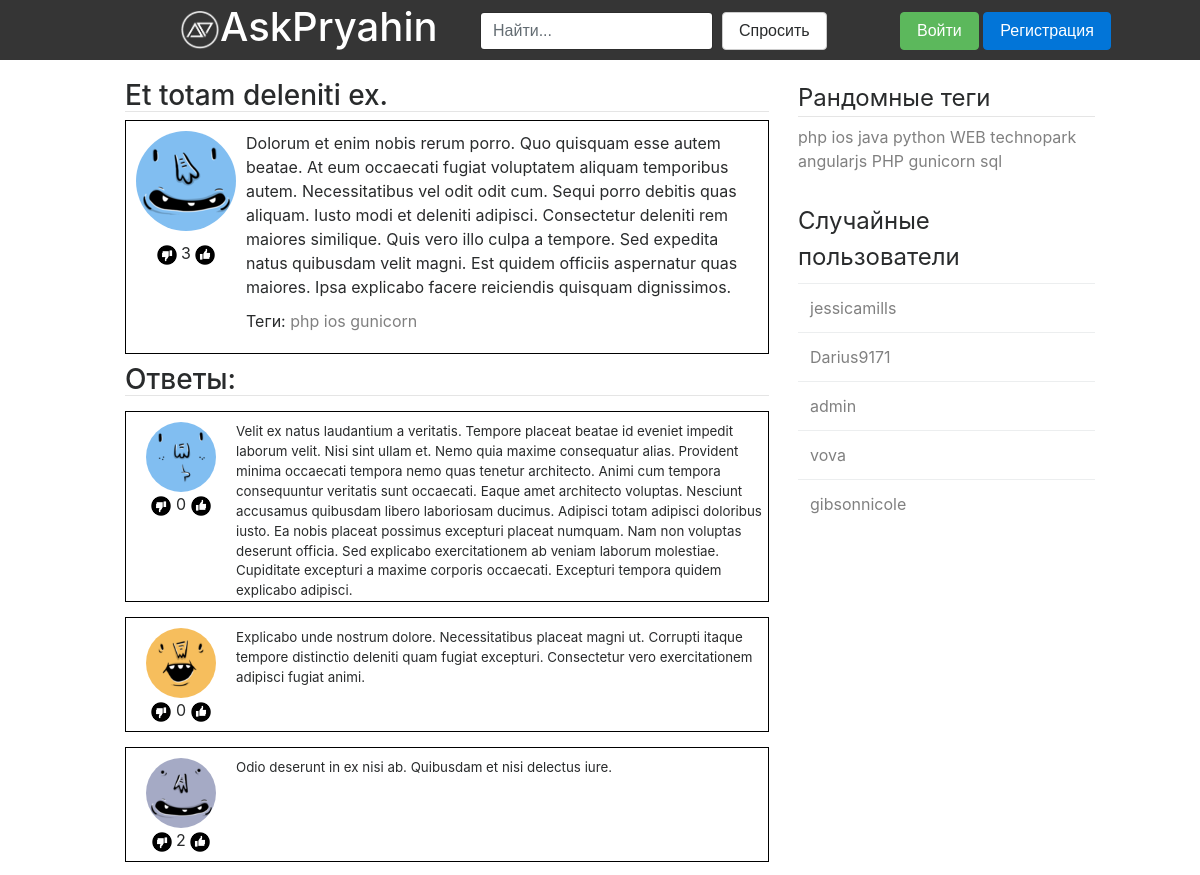
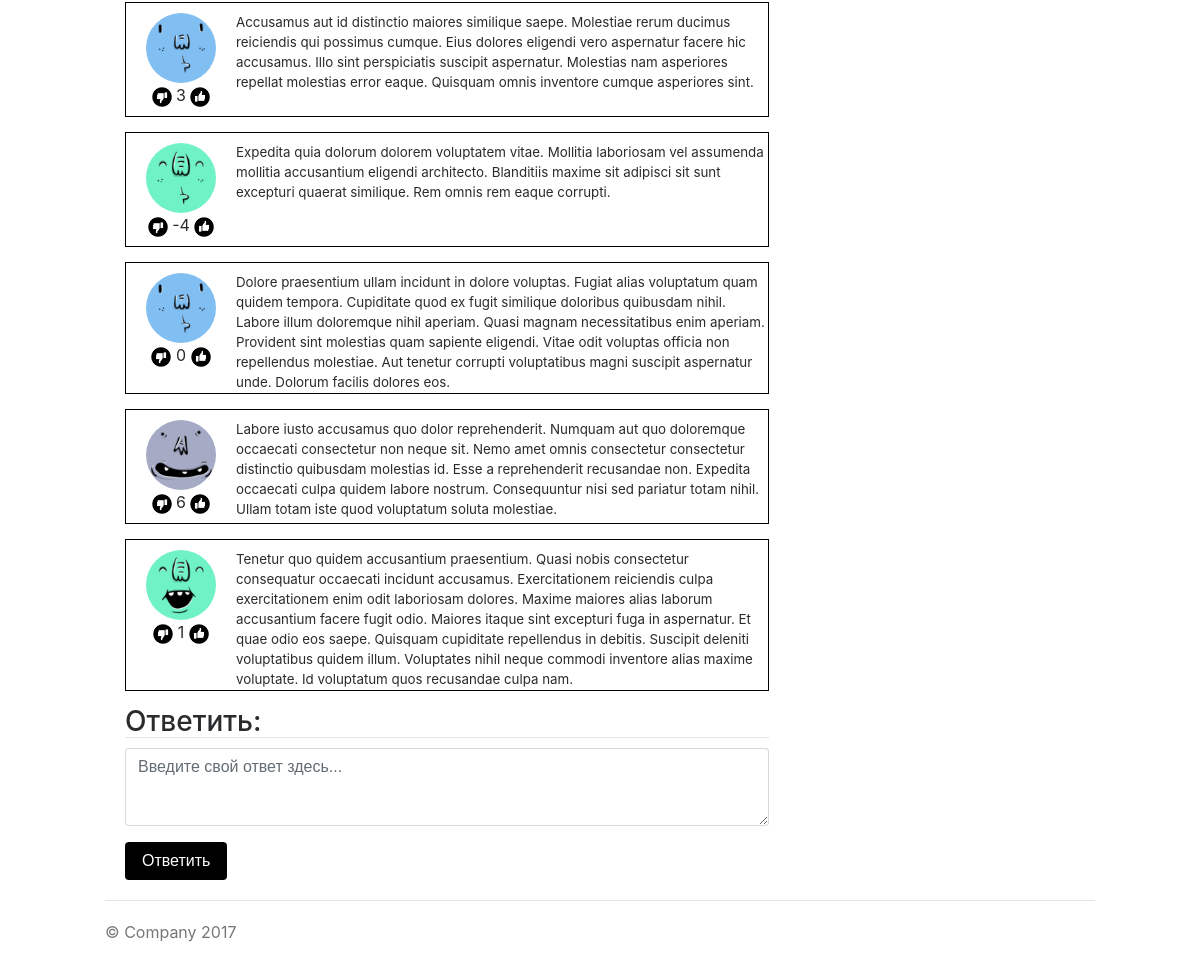
Screenshot of /question/1 with the database file from the repository (2 pictures, top to bottom).
### askapp/models.py (models this page shows, shortened)
class Question(models.Model):
    class Meta:
        verbose_name = u'Вопрос'
        verbose_name_plural = u'Вопросы'
    author =  models.ForeignKey(User, verbose_name=u'Пользователь')
    title = models.CharField(max_length = 100, verbose_name=u'Заголовок')
    text = models.TextField(verbose_name=u'Текст')
    rating = models.IntegerField(default = 0, verbose_name=u'Рейтинг')
    count_answers = models.IntegerField(default = 0, verbose_name=u'Количество ответов')
    tags = models.ManyToManyField(Tag, verbose_name=u'Тег')
    isVote = models.BooleanField(default = True, verbose_name=u'Голосование')
    date = models.DateTimeField(default = timezone.now, verbose_name=u'Дата создания')
    objects = QuestionManager()

class Profile(models.Model):
    class Meta:
        verbose_name=u'Профиль'
        verbose_name_plural=u'Профили'
    user = models.OneToOneField(User, verbose_name=u'Пользователь')
    avatar = models.ImageField(upload_to='avatars')
    objects = ProfileManager()

class Tag(models.Model):
    class Meta:
        verbose_name = u'Тег'
        verbose_name_plural = u'Теги'
    text = models.CharField(max_length=15, verbose_name='Tag')
    def __str__(self):
        return self.text

class Answer(models.Model):
    class Meta:
        verbose_name = u'Ответ'
        verbose_name_plural = u'Ответы'
    author = models.ForeignKey(User, verbose_name=u'Пользователь')
    question = models.ForeignKey(Question, verbose_name=u'Вопрос')
    text = models.TextField(verbose_name=u'Текст')
    rating = models.IntegerField(default = 0, verbose_name=u'Рейтинг')
    is_correct = models.BooleanField(default = False, verbose_name=u'Корректность')
    date = models.DateTimeField(default = timezone.now, verbose_name=u'Дата создания')

### askapp/views.py (the view)
# urls.py: url(r'^question/(?P<id>\d+)/?$', views.question, name='question'),
def question(request, id):
    question_ = get_object_or_404(Question, pk=id)
    answers = question_.answer_set.all()
    likes=getQuestionPageLikes(question_,answers,request.user)
    if request.method == "POST":
        form=AnswerForm(request.POST)
        if form.is_valid():
            a = form.save(question_, request.user)
            return HttpResponseRedirect('%s#comment%d' % (reverse('question', kwargs={'id': question_.id}), a.id))
    else:
        form=AnswerForm()
    return render(request, 'question.html', {'question': question_, 'answers': answers, 'tags': randomTags(Tag), 'users': randomUsers(User), 'form': form, 'likes': likes[0], 'dislikes': likes[1], 'islike': likes[2]})

### askapp/forms.py (shortened to what this page needs)
class AnswerForm(forms.Form):
    answer = forms.CharField(
        widget=forms.Textarea(attrs={'class': 'form-control', 'rows': '3', 'placeholder': 'Введите свой ответ здесь...'}),
        min_length=2,
        label=u'Текст',
        error_messages={'min_length': u'Ответ должен быть не менее %(limit_value)d символов', 'required': 'Введите ответ!'},
    )

### askapp/func.py (called while the page is built)
def randomTags(Tag):
    tags = []
    for i in range(Tag.objects.count()):
        tags.append(str(Tag.objects.get(id=i + 1)))
    np.random.shuffle(tags)
    return tags[:10]

def randomUsers(User):
    users = []
    for i in range(User.objects.count()):
        users.append(str(User.objects.get(id=i + 1)))
    np.random.shuffle(users)
    return users[:5]

def getQuestionPageLikes(question_, answers, User):
    likes = []
    dislikes = []
    for ans in answers:
        try:
            query = AnswerLike.objects.get(answer=ans, author=User)
        except:
            query = None
        if query is not None:
            if query.rating == 1:
                likes.append(ans.id)
            else:
                dislikes.append(ans.id)
    try:
        query = QuestionLike.objects.get(question=question_, author=User)
        if query.rating == 1:
            islike=1
        else:
            islike=-1
    except:
        islike=0;
    result = [likes, dislikes, islike]
    return result

### templates/question.html (shortened to what this page needs)
{% extends "base.html" %}
{% block content%}
{% load static %}
<h3 class="bot">{{ question.title }}</h3>
            <div class="question">
               <div class="page-question-avatar">
                  <a href="/user/{{question.author.username}}"><img src="{{ question.author.profile.avatar.url }}" class="rounded-circle question-avatar-img"></a>
               </div>
               <div class="page-question-like">
                  <a class="likebutton" value="-1" qid="{{ question.id }}" id="btndislike{{ question.id }}"><span class="page-like-img {% if islike == -1 %}is{% endif %}dislikebtn"/></a>
                  <span id="qRating{{ question.id }}">{{ question.rating }}</span>
                  <a class="likebutton" value="1" qid="{{ question.id }}" id="btnlike{{ question.id }}"><span class="page-like-img {% if islike == 1 %}is{% endif %}likebtn"></a>
               </div>
               <div class="page-question-preview">{{ question.text }}</div>
               <div class="page-question-tags">Теги:
               {% for tag in question.tags.all %}
                  <a href="{% url 'questions_by_tag' tag %}"> {{ tag }} </a>
               {% endfor %}
               </div>
            </div>
            {% if answers %}
               <h3 class="bot">Ответы:</h3>
            {% endif %}
            {% for answer in answers %}
            <div class="answer">
               <div class="answer-avatar">
                  <a href="/user/{{answer.author.username}}"><img src="{{ answer.author.profile.avatar.url }}" class="rounded-circle answer-avatar-img"></a>
               </div>
               <div class="answer-like">
                  <a class="anslikebutton" value="-1" aid="{{ answer.id }}" id="ansbtndislike{{ answer.id }}"><span class="like-img {% if answer.id in dislikes %}is{% endif %}dislikebtn"/></a>
                  <span id="aRating{{ answer.id }}">{{ answer.rating }}</span>
                  <a class="anslikebutton" value="1" aid="{{ answer.id }}" id="ansbtnlike{{ answer.id }}"><span class="like-img {% if answer.id in likes %}is{% endif %}likebtn"></a>
               </div>
               <div class="answer-preview">{{ answer.text }}</div>
            </div>
            {% endfor %}
            <h3 class="bot">Ответить:</h3>
            <form class="form-answer" method="POST">
            {% for input in form.visible_fields %}
               <div class="form-group {% if input.errors %} has-danger {% endif %}">
                  {{input}}
               </div>
            {% endfor %}
               <button type="submit" class="btn btn-black">Ответить</button>
            </form>
{% endblock %}

### templates/base.html (shortened to what this page needs)
{% load static %}
<!DOCTYPE html>
<html>
   <head>
      <link rel="stylesheet" type="text/css" href="{% static 'bootstrap-4.0.0-alpha.6-dist/css/bootstrap.min.css' %}">
      <link rel="stylesheet" type="text/css" href="{% static 'css/style.css' %}" />
   </head>
   <body>
      <div class="header">
         <div class="logo">
            <a href="{% url 'index' %}">
               <img src="{% static 'img/ap_logo.png' %}" class="logo-img d-inline-block">
               <h1 class="logo-title">AskPryahin</h1>
            </a>
         </div>
         <div class="search">
            <form class="form-inline" action="/search">
               <input type="text" class="form-control" name="q" placeholder="Найти...">
               &nbsp;&nbsp;<button type="button" class="btn btn-secondary" onClick='location.href="{% url 'ask' %}"'>Спросить</button>
            </form>
         </div>
         <div class="user">
         {% if request.user.is_authenticated %}
            <img src="{{ request.user.profile.avatar.url }}" class="rounded-circle header-avatar">
            <div class="user-block">
               <div class="user-name">{{ request.user.username }}</div>
               <div class="user-options">
                  <a href="{% url 'settings' %}">Настройки</a>
                  <a href="{% url 'logout' %}?continue={{ request.path }}">Выйти</a>
               </div>
            </div>
         {% else %}
            <div class="form-actions">
               <button type="submit" class="btn btn-success" onClick='location.href="{% url 'login' %}?continue={{ request.path }}"'>Войти</button>
               <button type="button" class="btn btn-primary" onClick='location.href="{% url 'signup' %}"'>Регистрация</button>
            </div>
         {% endif %}
         </div>
      </div>
      <div class="content">
         <div class="left">
            {% block content %}{% endblock %}
         </div>
         <div class="right">
            <div class="tags">
               <fieldset>
                  <legend class="bot">Рандомные теги</legend>
                  {% for tag in tags %}
                     <a href="{% url 'questions_by_tag' tag %}">{{ tag }}</a>
                  {% endfor %}
               </fieldset>
            </div>
            <div class="best-members">
               <legend>Случайные пользователи</legend>
               <table class="table">
                  <tbody>
                  {% for user in users %}
                     <tr><td><a href="{% url 'questions_by_user' user %}">{{ user }}</a></td></tr>
                  {% endfor %}
                  </tbody>
               </table>
            </div>
         </div>
         <div class="clearfix"></div>
      </div>
      <div class="footer">
         <p>© Company 2017</p>
      </div>
   </body>
</html>

### static/css/style.css (style rules this page uses)
a { color: grey; }
button { cursor: pointer }
.header { background: #353535; width: 100%; height: 60px; min-width: 990px; }
.logo { display: inline-block; vertical-align: middle; margin-left: 15%; margin-top: 10px; color: White; }
.logo a { color: White; text-decoration: none; }
.logo-img { width: 40px; height: 40px; }
.logo-title { margin-top: -45px; margin-left: 40px; }
.search { margin-left: 40%; margin-top: -45px; }
.user { margin-left: 75%; margin-top: -38px; }
.bot { border-bottom: 1px solid #e5e5e5 }
.content, .footer { min-width: 990px; width: 70%; margin: auto; margin-top: 20px; }
.left { width: 65%; margin-left: 20px; float: left; }
.right { width: 30%; margin-left: auto; float: right; }
.best-members { margin-top: 30px; }
.footer { padding-top: 19px; color: #777; border-top: 1px solid #e5e5e5; }
.question { padding: 10px; padding-left: 0px; width: 100%; border: 1px solid #000; min-height: 125px; }
.question-avatar-img { height: 100%; width: 100%; }
.like-img { width: 20px; height: 20px; }
.question { margin-bottom: 10px; }
.page-question-avatar { height: 100px; width: 100px; margin-left: 10px; float: left; }
.page-question-like { width: 120px; margin-top: 110px; margin-left: -110px; float: left; text-align: center; }
.page-like-img { width: 20px; height: 20px; }
.page-question-preview { width: calc(100% - 130px); margin-left: 120px; }
.page-question-tags { margin: 10px 0px 10px 120px; }
.answer { min-height: 115px; width: 100%; border: 1px solid #000; margin-bottom: 15px; margin-top: 15px; }
.answer-avatar { height: 70px; width: 70px; margin: 10px 15px 0px 20px; }
.answer-avatar-img { height: 100%; width: 100%; }
.answer-like { width: 110px; height: 30px; margin-bottom: 10px; text-align: center; }
.answer-preview { font-size: 10pt; margin-left: 110px; margin-top: -110px; }
.form-answer textarea { margin: 10px 0px; }
.btn-black { background-color:#000000; color: white; }
.likebutton { cursor: pointer; }
.anslikebutton { cursor: pointer; }
.likebtn { vertical-align: bottom; content: url("../img/like.png"); }
.dislikebtn { vertical-align: bottom; content: url("../img/dislike.png") }

### rows the page displays
Question: title "Et totam deleniti ex.", author.profile.avatar (picture), rating "3", text "Dolorum et enim nobis rerum porro. Quo quisquam esse autem beatae. At eum occaecati fugiat voluptatem aliquam temporibus autem. Necessitatibus vel odit odit cum. Sequi porro debitis quas aliquam. Iusto modi et deleniti adipisci. Consectetur deleniti rem maiores similique. Quis vero illo culpa a tempore. Sed expedita natus quibusdam velit magni. Est quidem officiis aspernatur quas maiores. Ipsa explicabo facere reiciendis quisquam dignissimos."
Tag: text "php", tags "php"
Tag: text "ios", tags "ios"
Tag: text "gunicorn", tags "gunicorn"
Answer: author.profile.avatar (picture), rating "0", {{ answer.id }} 1 (drawn), text "Velit ex natus laudantium a veritatis. Tempore placeat beatae id eveniet impedit laborum velit. Nisi sint ullam et. Nemo quia maxime consequatur alias. Provident minima occaecati tempora nemo quas tenetur architecto. Animi cum tempora consequuntur veritatis sunt occaecati. Eaque amet architecto voluptas. Nesciunt accusamus quibusdam libero laboriosam ducimus. Adipisci totam adipisci doloribus iusto. Ea nobis placeat possimus excepturi placeat numquam. Nam non voluptas deserunt officia. Sed explicabo exercitationem ab veniam laborum molestiae. Cupiditate excepturi a maxime corporis occaecati. Excepturi tempora quidem explicabo adipisci."
Answer: author.profile.avatar (picture), rating "0", text "Explicabo unde nostrum dolore. Necessitatibus placeat magni ut. Corrupti itaque tempore distinctio deleniti quam fugiat excepturi. Consectetur vero exercitationem adipisci fugiat animi."
Answer: author.profile.avatar (picture), rating "2", text "Odio deserunt in ex nisi ab. Quibusdam et nisi delectus iure."
Answer: author.profile.avatar (picture), rating "3", text "Accusamus aut id distinctio maiores similique saepe. Molestiae rerum ducimus reiciendis qui possimus cumque. Eius dolores eligendi vero aspernatur facere hic accusamus. Illo sint perspiciatis suscipit aspernatur. Molestias nam asperiores repellat molestias error eaque. Quisquam omnis inventore cumque asperiores sint."
Answer: author.profile.avatar (picture), rating "-4", text "Expedita quia dolorum dolorem voluptatem vitae. Mollitia laboriosam vel assumenda mollitia accusantium eligendi architecto. Blanditiis maxime sit adipisci sit sunt excepturi quaerat similique. Rem omnis rem eaque corrupti."
Answer: author.profile.avatar (picture), rating "0", text "Dolore praesentium ullam incidunt in dolore voluptas. Fugiat alias voluptatum quam quidem tempora. Cupiditate quod ex fugit similique doloribus quibusdam nihil. Labore illum doloremque nihil aperiam. Quasi magnam necessitatibus enim aperiam. Provident sint molestias quam sapiente eligendi. Vitae odit voluptas officia non repellendus molestiae. Aut tenetur corrupti voluptatibus magni suscipit aspernatur unde. Dolorum facilis dolores eos."
Answer: author.profile.avatar (picture), rating "6", text "Labore iusto accusamus quo dolor reprehenderit. Numquam aut quo doloremque occaecati consectetur non neque sit. Nemo amet omnis consectetur consectetur distinctio quibusdam molestias id. Esse a reprehenderit recusandae non. Expedita occaecati culpa quidem labore nostrum. Consequuntur nisi sed pariatur totam nihil. Ullam totam iste quod voluptatum soluta molestiae."
Answer: author.profile.avatar (picture), rating "1", text "Tenetur quo quidem accusantium praesentium. Quasi nobis consectetur consequatur occaecati incidunt accusamus. Exercitationem reiciendis culpa exercitationem enim odit laboriosam dolores. Maxime maiores alias laborum accusantium facere fugit odio. Maiores itaque sint excepturi fuga in aspernatur. Et quae odio eos saepe. Quisquam cupiditate repellendus in debitis. Suscipit deleniti voluptatibus quidem illum. Voluptates nihil neque commodi inventore alias maxime voluptate. Id voluptatum quos recusandae culpa nam."
Tag: tags "java"
Tag: tags "python"
Tag: tags "WEB"
Tag: tags "technopark"
Tag: tags "angularjs"
Tag: tags "PHP"
Tag: tags "sql"

### other values shown
{{ user }} "jessicamills" "Darius9171" "admin" "vova" "gibsonnicole"
